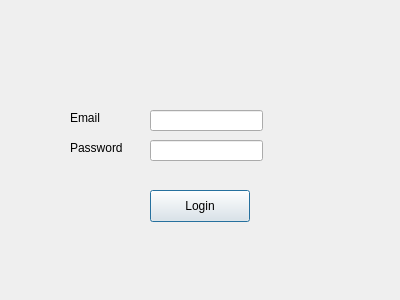
<?xml version="1.0" encoding="UTF-8"?>
<ui version="4.0">
 <class>Login</class>
 <widget class="QDialog" name="Login">
  <property name="geometry">
   <rect>
    <x>0</x>
    <y>0</y>
    <width>400</width>
    <height>300</height>
   </rect>
  </property>
  <property name="windowTitle">
   <string>Dialog</string>
  </property>
  <widget class="QLabel" name="label">
   <property name="geometry">
    <rect>
     <x>70</x>
     <y>110</y>
     <width>58</width>
     <height>16</height>
    </rect>
   </property>
   <property name="text">
    <string>Email</string>
   </property>
  </widget>
  <widget class="QLabel" name="label_2">
   <property name="geometry">
    <rect>
     <x>70</x>
     <y>140</y>
     <width>58</width>
     <height>16</height>
    </rect>
   </property>
   <property name="text">
    <string>Password</string>
   </property>
  </widget>
  <widget class="QLineEdit" name="lineEditEmail">
   <property name="geometry">
    <rect>
     <x>150</x>
     <y>110</y>
     <width>113</width>
     <height>21</height>
    </rect>
   </property>
  </widget>
  <widget class="QLineEdit" name="lineEditPassword">
   <property name="geometry">
    <rect>
     <x>150</x>
     <y>140</y>
     <width>113</width>
     <height>21</height>
    </rect>
   </property>
  </widget>
  <widget class="QPushButton" name="pushButtonLogin">
   <property name="geometry">
    <rect>
     <x>150</x>
     <y>190</y>
     <width>100</width>
     <height>32</height>
    </rect>
   </property>
   <property name="text">
    <string>Login</string>
   </property>
  </widget>
 </widget>
 <resources/>
 <connections/>
</ui>
